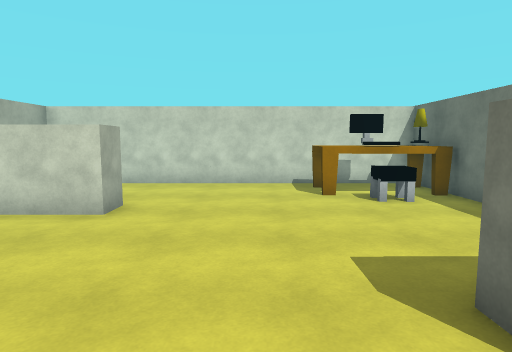
View 1 (above)

13 first-person views from a walk through a scene from a Unity 3-D project. The camera is 1.5 m above the floor, tilts 6° down and sees 75° across. The floor is counted in squares, 1 m on a side. Each view is taken from the middle of a square. On the plan, view 1 faces up. The plan holds only what a view shows up to about 15 squares ahead; the rest is blank. The player is left out. Door leaves are left out, so doorways stand open. Surface patterns are stand-ins for the level's own textures.

View 2
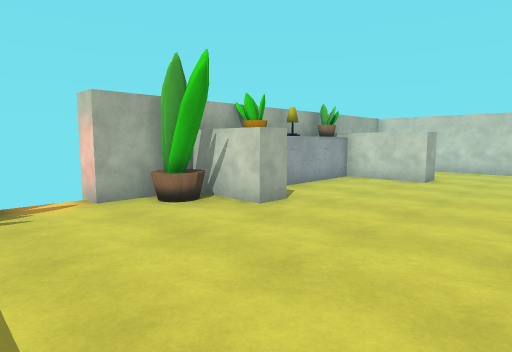

View 3
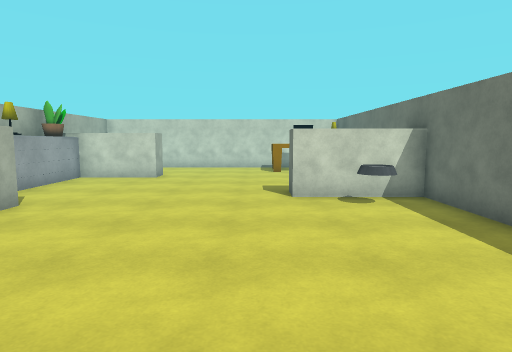

View 4
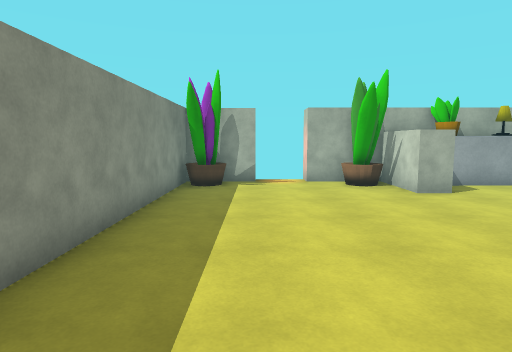

View 5
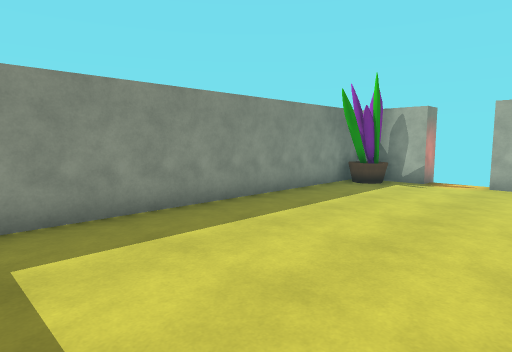

View 6
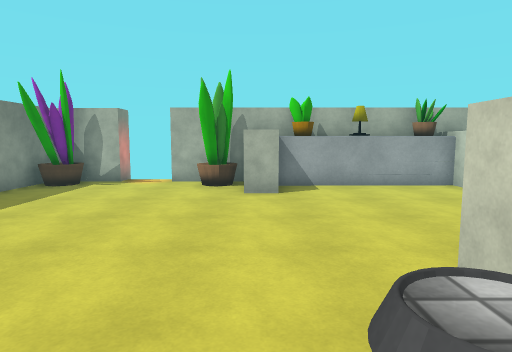

View 7
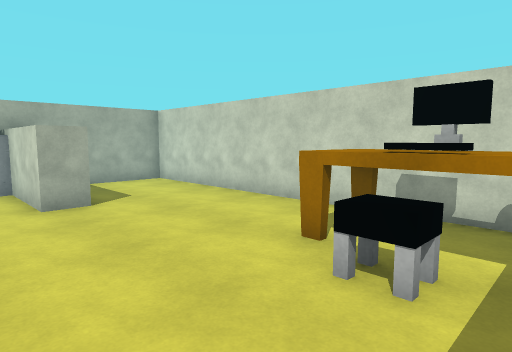

View 8
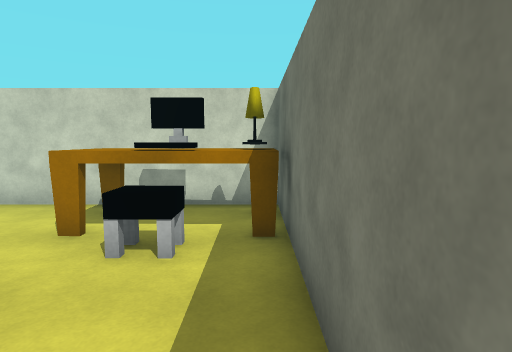

View 9
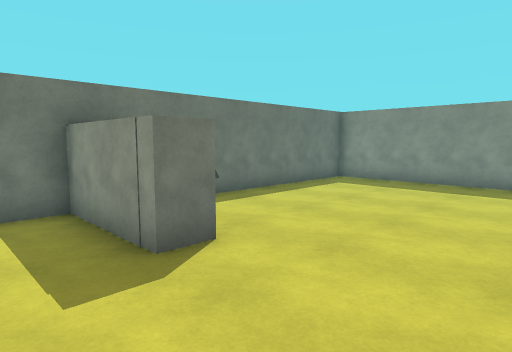

View 10
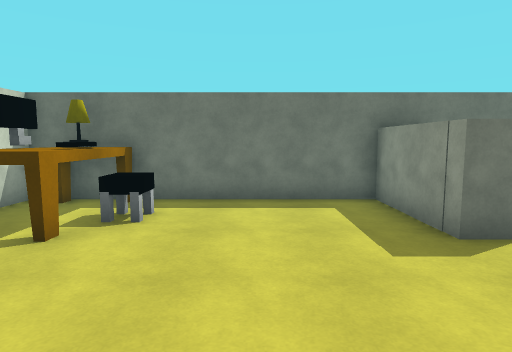

View 11
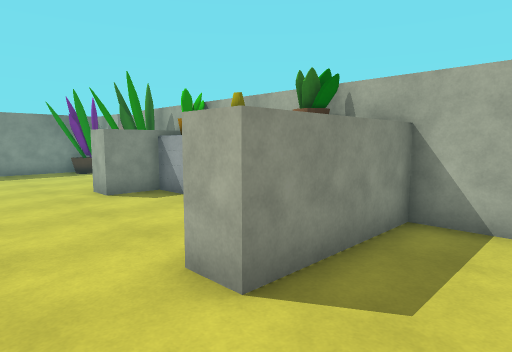

View 12
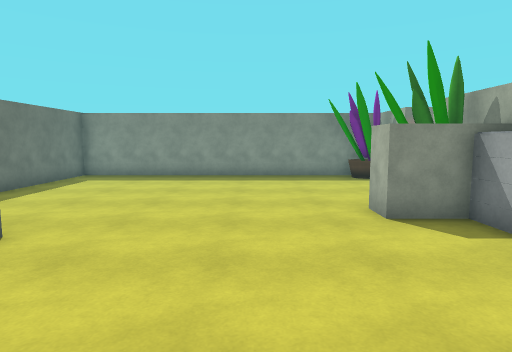

View 13
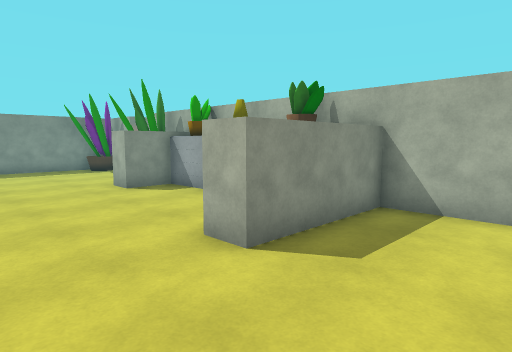

### Floor plan
Points are (right, up) in squares from view 1. A wall is a line through its corners. A room is listed if a view was taken in it or the views show most of it. See-through windows are left out.
Room 1 (views 1, 2, 3, 4, 5, 6, 7, 8, 9, 10, 11, 12, 13)
walls: (-5.5, 0.7) (-4.5, 0.7) (-4.5, -0.3) (-7.4, -0.3); (-7.3, -2.4) (-7.3, -3.1); (-7.3, -5) (-7.3, -5.5); (-7.4, -7.6) (5.5, -7.6) (5.5, 1.9) (2, 1.9) (2, 2.9) (5.5, 2.9) (5.5, 11.8) (-7.3, 11.8) (-7.3, 7.7) (-3.1, 7.7) (-3.1, 6.7) (-7.2, 6.7)
ways out: open door at (-7.5, -4)
objects: other object (-7, -7) to (-6, -6); other object (-7, -2) to (-6, -1); other object (-7, 1) to (-6, 6); other object (2, 9) to (5, 11); other object (3, 8) to (4, 9); other object (4, 1)

Positions as (right, up) in squares from view 1, and headings:
1: (0, 0), facing up
2: (1, -6), facing up-left
3: (1, -7), facing up
4: (5, -5), facing left
5: (5, -1), facing down-left
6: (5, 0), facing left
7: (5, 5), facing up-left
8: (5, 4), facing up
9: (-2, 5), facing down-right
10: (-3, 6), facing right
11: (-1, 10), facing down-left
12: (-2, 7), facing down
13: (0, 11), facing down-left
